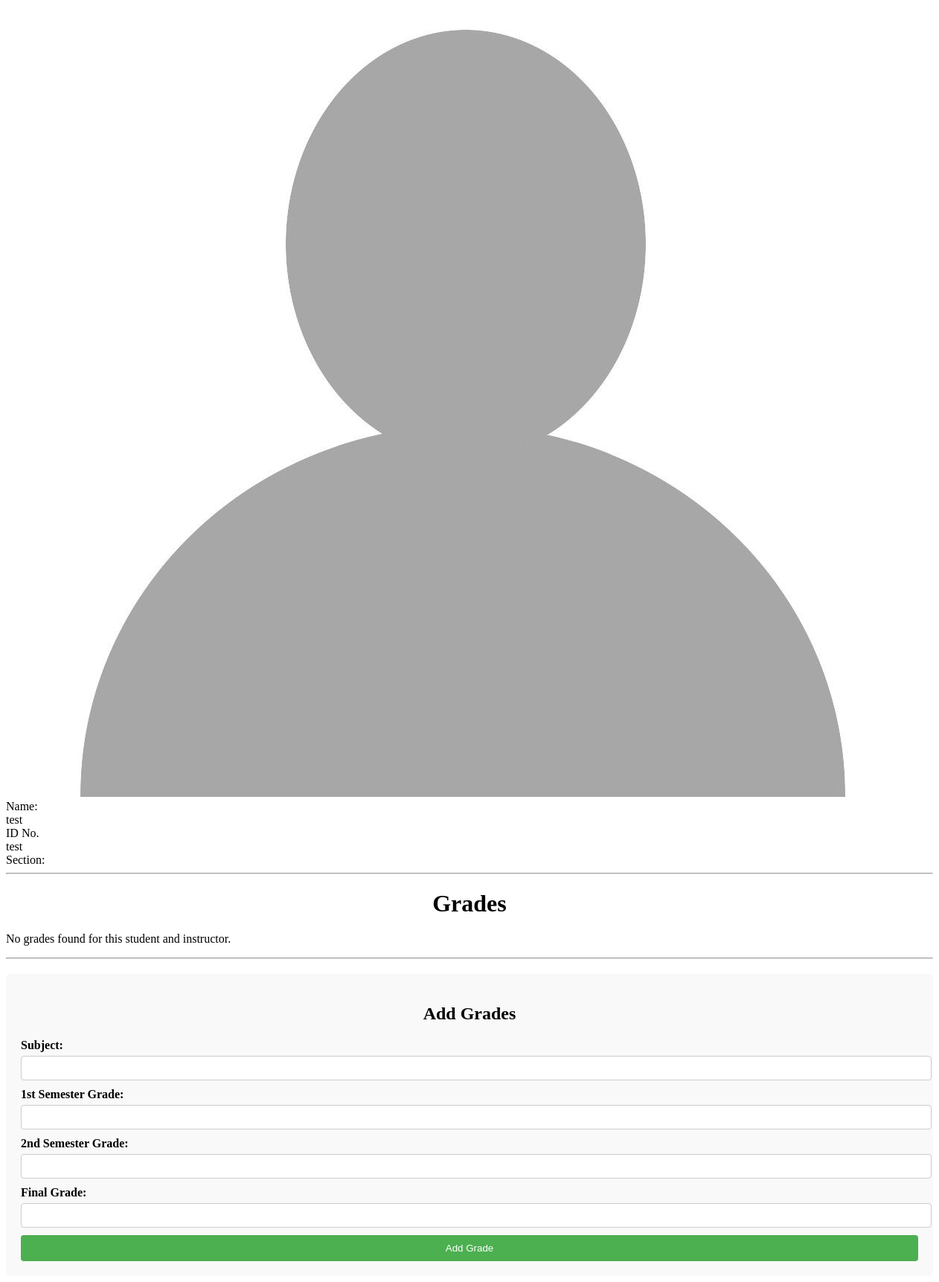
Page /instructor/modal_contentInst.php?userId=test on the earlier database version.
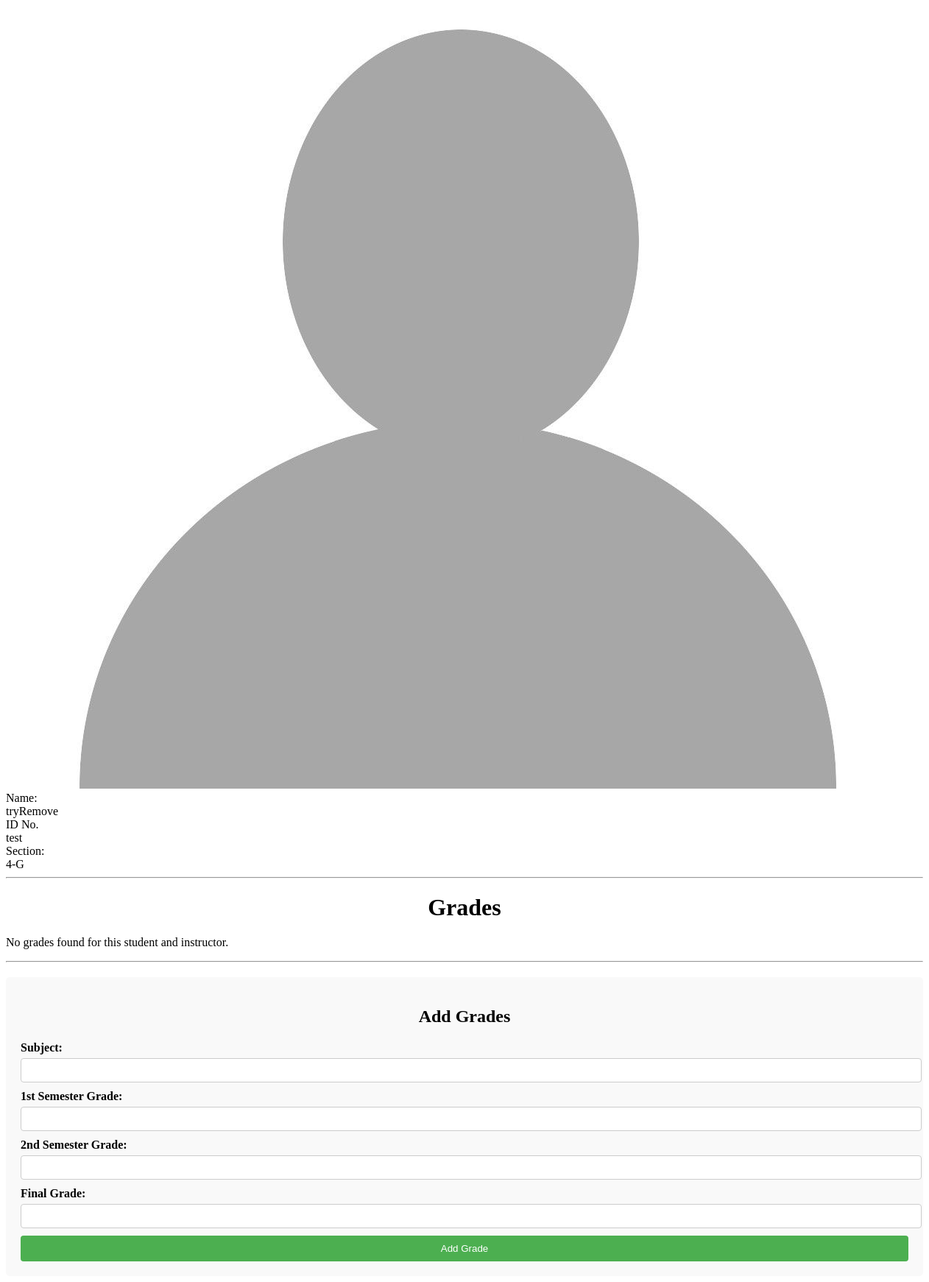
Same page on the later database version.
### tables this page shows
CREATE TABLE `users` (
  `id` int(6) UNSIGNED NOT NULL,
  `full_name` varchar(255) NOT NULL,
  `IDNo` varchar(50) NOT NULL,
  `section` varchar(15) NOT NULL,
  `role` enum('student','instructor','admin') NOT NULL,
  `password` varchar(255) NOT NULL,
  `imgPath` varchar(100) NOT NULL,
  `created_at` timestamp NOT NULL DEFAULT current_timestamp()
);

### instructor/modal_contentInst.php (the view, shortened to what this page needs)
<?php
$imgPath = "../assets/images/default.jpg";
if (isset($_GET['userId'])) {
    $userId = $_GET['userId'];
    $servername = "localhost";
    $username = "root";
    $password = "";
    $database = "strv";
    $conn = new mysqli($servername, $username, $password, $database);
    $userIdQuery = "SELECT id, full_name, IDNo, section, imgPath FROM users WHERE IDNo = ?";
    $stmtUserId = $conn->prepare($userIdQuery);
    $stmtUserId->bind_param("s", $userId);
    $stmtUserId->execute();
    $userIdResult = $stmtUserId->get_result();
    if ($userIdResult->num_rows > 0) {
        $userData = $userIdResult->fetch_assoc();
    }
} else {
    echo "<p>Error: User ID not provided.</p>";
}
?>
<!DOCTYPE html>
<html lang="en">
<head>
</head>
<body>
    <div class="mainContainer">
        <header>
            <div class="imgContainer">
                <img src="<?php echo htmlspecialchars($imgPath); ?>" alt="student_image" class="mainIMG">
            </div>
            <div class="infoContainer">
                <div class="nameContainer">
                    <div class="info">Name:</div>
                    <?php echo isset($userData['full_name']) ? htmlspecialchars($userData['full_name']) : 'Student Not Found'; ?>
                </div>
                <div class="idContainer">
                    <div class="info">ID No.</div>
                    <?php echo isset($userData['IDNo']) ? htmlspecialchars($userData['IDNo']) : ''; ?>
                </div>
                <div class="sectionContainer">
                    <div class="info">Section:</div>
                    <?php echo isset($userData['section']) ? htmlspecialchars($userData['section']) : ''; ?>
                </div>
            </div>
        </header>
        <hr>
        <div class="content">
            <div class="gradesContainer">
                <h1>Grades</h1>
                <?php if (isset($grades) && !empty($grades)) : ?>
                    <div class="gradesTable">
                        <table id="gradesTable">
                            <tr>
                                <th>Instructor</th>
                                <th>Subject</th>
                                <th>1st Sem</th>
                                <th>2nd Sem</th>
                                <th>Final</th>
                            </tr>
                            <?php foreach ($grades as $grade) : ?>
                                <tr>
                                    <td><?php echo htmlspecialchars($grade['instructor_name']); ?></td>
                                    <td><?php echo htmlspecialchars($grade['subject']); ?></td>
                                    <td contenteditable="true"><?php echo htmlspecialchars($grade['first_semester_grade']); ?></td>
                                    <td contenteditable="true"><?php echo htmlspecialchars($grade['second_semester_grade']); ?></td>
                                    <td contenteditable="true"><?php echo htmlspecialchars($grade['final_grade']); ?></td>
                                </tr>
                            <?php endforeach; ?>
                        </table>
                        <br>
                        <button id="modifyBtn">Modify Grades</button>
                    </div>
                <?php else : ?>
                    <p>No grades found for this student and instructor.</p>
                <?php endif; ?>
                <hr>
                <form id="addGradesForm" action="add_grades.php" method="post">
                    <h2>Add Grades</h2>
                    <label for="subject">Subject:</label>
                    <input type="text" id="subject" name="subject" required>
                    <label for="firstSemesterGrade">1st Semester Grade:</label>
                    <input type="number" id="firstSemesterGrade" name="firstSemesterGrade" required>
                    <label for="secondSemesterGrade">2nd Semester Grade:</label>
                    <input type="number" id="secondSemesterGrade" name="secondSemesterGrade" required>
                    <label for="finalGrade">Final Grade:</label>
                    <input type="number" id="finalGrade" name="finalGrade" required>
                    <input type="submit" value="Add Grade">
                </form>
            </div>
        </div>
    </div>
</body>
</html>

Differences in the rows shown:
removed users: full_name "test", IDNo "test"
now on this page (row edited): users: full_name "tryRemove", IDNo "test", section "4-G"
